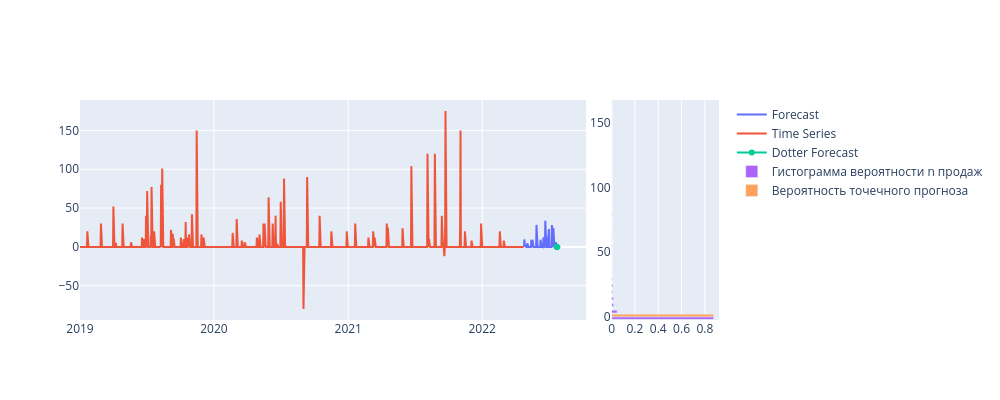
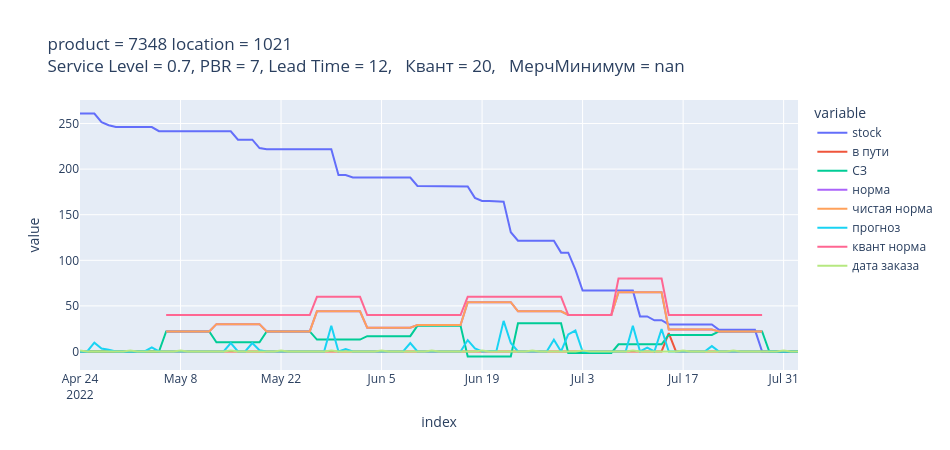

Notebook source saved alongside these figures, in order:
### Code cell
# horizon = 100
# num = 2
# fcst_density = build_density_forecast(abt, pair=_id[num], horizon = horizon, fcst_id = 90, omega_step = 5)
# norms = calculate_norms(_id[num], abt, fcst_density, lt, sl)
# norms[['stock', 'в пути', 'СЗ', 'норма', 'чистая норма','прогноз', 'квант норма', 'дата заказа']]\
#     .plot(title = 'product = {0} location = {1}<br>Service Level = {2}, PBR = {6}, Lead Time = {3}, \n Квант = {4}, \n МерчМинимум = {5}'\
#           .format(_id[num][0], _id[num][1],
#                   sl[(sl['product_id'] == _id[num][0])&(sl['location_id'] == _id[num][1])].SL.values[0],
#                   lt[(lt['product_id'] == _id[num][0])&(lt['location_id'] == _id[num][1])].LT.values[0],
#                   lt[(lt['product_id'] == _id[num][0])&(lt['location_id'] == _id[num][1])]['Квант'].values[0],
#                   lt[(lt['product_id'] == _id[num][0])&(lt['location_id'] == _id[num][1])].MerchMinimum.values[0],
#                   lt[(lt['product_id'] == _id[num][0])&(lt['location_id'] == _id[num][1])].PBR.values[0]))\
#     .update_layout(height=450, width=950)
